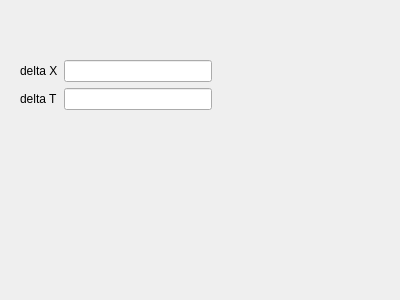
<?xml version="1.0" encoding="UTF-8"?>
<ui version="4.0">
 <class>StateWindow</class>
 <widget class="QDialog" name="StateWindow">
  <property name="geometry">
   <rect>
    <x>0</x>
    <y>0</y>
    <width>400</width>
    <height>300</height>
   </rect>
  </property>
  <property name="windowTitle">
   <string>Dialog</string>
  </property>
  <widget class="QLabel" name="current_sin_lable">
   <property name="geometry">
    <rect>
     <x>30</x>
     <y>20</y>
     <width>141</width>
     <height>31</height>
    </rect>
   </property>
   <property name="text">
    <string/>
   </property>
  </widget>
  <widget class="QWidget" name="">
   <property name="geometry">
    <rect>
     <x>20</x>
     <y>60</y>
     <width>192</width>
     <height>50</height>
    </rect>
   </property>
   <layout class="QHBoxLayout" name="horizontalLayout">
    <item>
     <layout class="QVBoxLayout" name="verticalLayout">
      <item>
       <widget class="QLabel" name="label_2">
        <property name="text">
         <string>delta X</string>
        </property>
       </widget>
      </item>
      <item>
       <widget class="QLabel" name="label_3">
        <property name="text">
         <string>delta T</string>
        </property>
       </widget>
      </item>
     </layout>
    </item>
    <item>
     <layout class="QVBoxLayout" name="verticalLayout_2">
      <item>
       <widget class="QLineEdit" name="delta_x_line_edit"/>
      </item>
      <item>
       <widget class="QLineEdit" name="delta_t_line_edit"/>
      </item>
     </layout>
    </item>
   </layout>
  </widget>
 </widget>
 <resources/>
 <connections/>
</ui>
